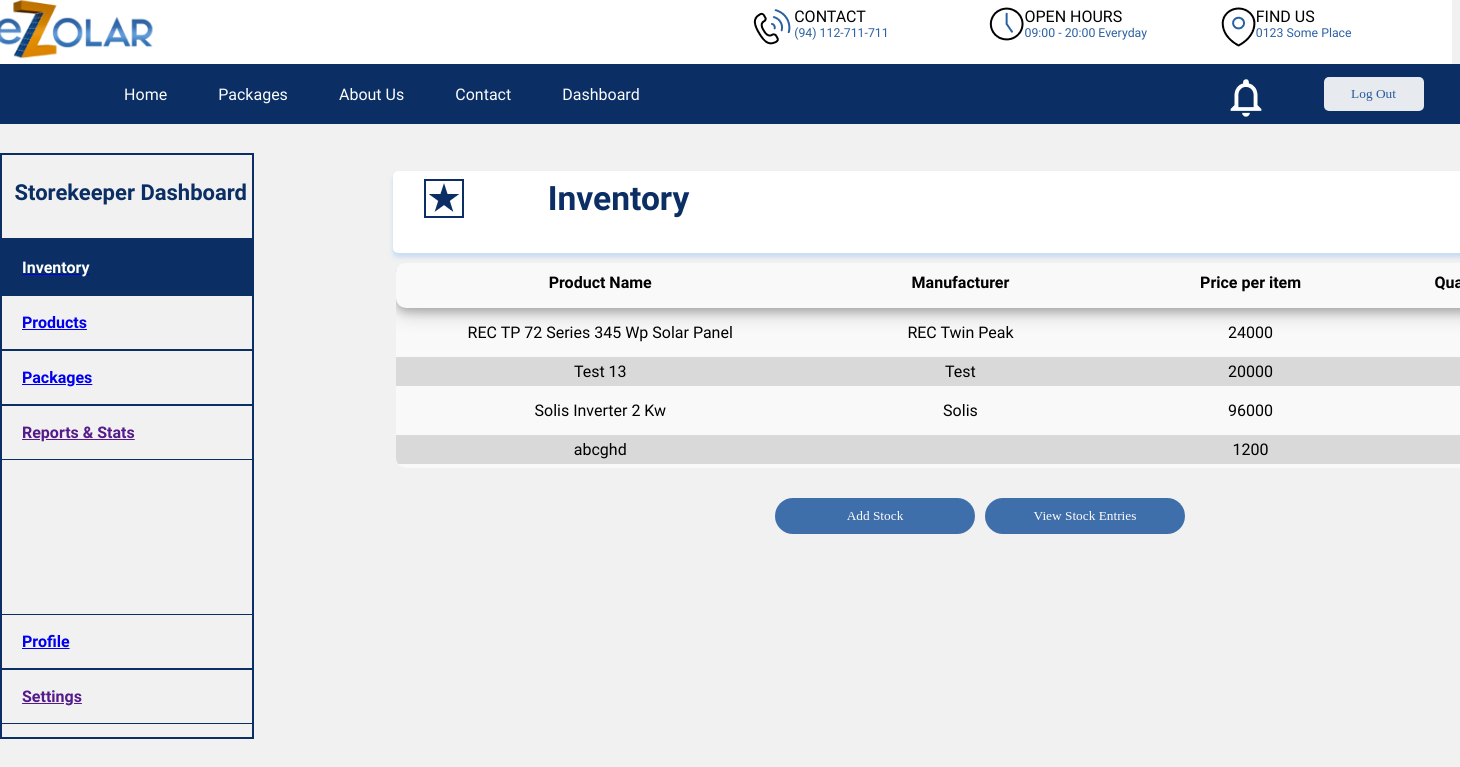
The app's page /Inventory (signed in) with its own data.
### tables this page shows
CREATE TABLE `product` (
  `productID` varchar(6) NOT NULL,
  `productName` varchar(100) NOT NULL,
  `cost` int(11) NOT NULL,
  `manufacturer` varchar(100) DEFAULT NULL,
  `quantity` int(11) NOT NULL DEFAULT 0
);

### app/controllers/Inventory.php (called while the page is built, shortened)
<?php
  class Inventory extends Controller {
    public function __construct(){
        $this->InventoryModel = $this->model('InventoryModel');
    }
    public function index(){
      $rows  = $this->InventoryModel-> getInventory();
      $data = [
        'title' => 'eZolar Inventory',
      ];
      $this->view('Storekeeper/inventory', $data);
    }
    }

### app/libraries/Core.php (called while the page is built, shortened)
<?php
  class Core {
    protected $currentMethod = 'index';
    public function __construct(){
      $url = $this->getUrl();
      if(isset($url[0])){
      if(file_exists('../app/controllers/' . ucwords($url[0]). '.php')){
        unset($url[0]);
      }
     }
      $this->currentController = new $this->currentController;
      $this->params = $url ? array_values($url) : [];
      call_user_func_array([$this->currentController, $this->currentMethod], $this->params);
    }
    public function getUrl(){
      if(isset($_GET['url'])){
        $url = rtrim($_GET['url'], '/');
        $url = filter_var($url, FILTER_SANITIZE_URL);
        $url = explode('/', $url);
        return $url;
      }
    }
  }

### public/index.php (called while the page is built, shortened)
<?php
  $init = new Core;

### app/libraries/Database.php (called while the page is built, shortened)
<?php
  class Database {
    private $host = DB_HOST;
    private $user = DB_USER;
    private $pass = DB_PASS;
    private $dbname = DB_NAME;
    private $dbh;
    private $stmt;
    public function __construct(){
      $dsn = 'mysql:host=' . $this->host . ';dbname=' . $this->dbname;
      $options = array(
        PDO::ATTR_PERSISTENT => true,
        PDO::ATTR_ERRMODE => PDO::ERRMODE_EXCEPTION
      );
      try{
        $this->dbh = new PDO($dsn, $this->user, $this->pass, $options);
      } catch(PDOException $e){
        $this->error = $e->getMessage();
        echo $this->error;
      }
    }
    public function query($sql){
      $this->stmt = $this->dbh->prepare($sql);
    }
    public function execute($params){
      return $this->stmt->execute($params);
    }
    public function resultSet($params){
      $this->execute($params);
      return $this->stmt->fetchAll(PDO::FETCH_OBJ);
    }
  }

### app/models/InventoryModel.php (called while the page is built, shortened)
<?php
  class InventoryModel {
    private $db;
    public function __construct(){
      $this->db = new Database;
    }
    public function getInventory(){
      $this->db->query('SELECT * FROM product');
      $row = $this->db->resultSet([]);
      return $row;
    }
  }

### app/views/Storekeeper/inventory.php (the view, shortened to what this page needs)
<?php
    require_once(__ROOT__.'/app/views/Includes/header.php');
    require_once(__ROOT__.'/app/views/Includes/navbar.php');
    require_once(__ROOT__.'/app/views/Includes/footer.php');
?>
<!DOCTYPE html>
<html lang="en">
<head>
    <link rel="stylesheet" href="\ezolar\public\css\storekeeper.dashboard.common.css">
    <link rel="stylesheet" href="\ezolar\public\css\products.css">
    <link rel="stylesheet" href="\ezolar\public\css\packages-advanced.css">
</head>
<body>
    <div class="sidebar">
        <div class="sidebar-heading">
            <b>Storekeeper Dashboard</b>
        </div>
        <div class="sidebar-link-container-group">
            <div class="sidebar-link-container-top">
                <a class="sidebar-anchor" href="/ezolar/Inventory"><div class="sidebar-link-container-selected">
                    Inventory
                </div></a>
                <a class="sidebar-anchor" href="/ezolar/Product"><div class="sidebar-link-container">
                    Products
                </div></a>
                <a class="sidebar-anchor" href="/ezolar/Package"><div class="sidebar-link-container">
                    Packages
                </div></a>
                <a class="sidebar-anchor" href=""><div class="sidebar-link-container">
                    Reports & Stats
                </div></a>
            </div>
            <div class="sidebar-link-container-bottom">
                <a class="sidebar-anchor" href="/ezolar/User/profile"><div class="sidebar-link-container">
                    Profile
                </div></a>
                <a class="sidebar-anchor" href=""><div class="sidebar-link-container">
                    Settings
                </div></a>
            </div>
        </div>
    </div>
    <div class="common-main-container">
        <div class="dashboard-common-main-topic">
            <div class="common-main-left-img">
                <a href=”” “text-decoration: none”>
                    <img src="\ezolar\public\img\storekeeper\Inventory.png" alt="Products-icon">
                </a>
            </div>
            <div class="common-main-txt">
                Inventory
            </div>
        </div>
        <div class="form-table-container">
                    <div class="form-table-header-container">
                        <span class="form-table-header-text inventory-col1"> Product Name</span>  <span class="form-table-header-text inventory-col2"> Manufacturer</span><span class="form-table-header-text inventory-col3"> Price per item</span> <span class="form-table-header-text inventory-col4"> Quantity</span>
                    </div>
                    <div class="form-table-body-container">
                                                <?php
                        $results = $_SESSION['rows'];
                        $counter = 0;
                        foreach($results as $product){
                            if ($counter == 1){
                                $styleClass = 'form-table-row-container-alt';
                            }else{
                                $styleClass = 'form-table-row-container';
                            };
                            echo '<div class="'.$styleClass.'">
                            <span class="form-table-row-text inventory-col1">'.$product -> productName.'</span>
                            <span class="form-table-row-text inventory-col2">'.$product -> manufacturer.'</span>
                            <span class="form-table-row-text inventory-col3">'.$product -> cost.'</span>
                            <span class="form-table-row-text inventory-col4">'.$product -> quantity.'</span>
                            </div>';
                            $counter = ($counter+1)%2;
                        }
                        ?>
                    </div>
                </div>
                <div class="form-button-container" style="justify-content:center;">
                <a href="/ezolar/Inventory/addStocksPage"><button class="form-submit-btn">Add Stock</button></a>
                <a href="/ezolar/Inventory/viewStocks"><button class="form-submit-btn">View Stock Entries</button></a>
            </div>
    </div>
</body>
</html>

### public/css/style.css (style rules this page uses)
body { font-family: 'work sans'; margin: 0; background-color: #F1F1F1; }
button { background-color: #2C61A3; color: white; padding: 14px 20px; margin: 8px 0; border: none; cursor: pointer; width: 91%; opacity: 0.9; font-family: 'Poppins'; font-style: normal; }
a { cursor: pointer; }

### public/css/customer.dashboard.common.css (style rules this page uses)
body { background-color: #F1F1F1; font-family: 'work sans'; }
.common-main-container { width: 100%; display: flex; margin: 0 2.5vh 0; flex-direction: column; justify-items: center; }
.dashboard-common-main-topic { padding: 0.5rem; background-color: white; width: 96%; display: flex; box-shadow: 0px 4px 4px rgb(155 200 245 / 50%); justify-items: center; justify-content: space-between; flex-direction: row; border-radius: 5px; }
.common-main-txt { color: #0B2F64; font-size: 210%; font-weight: bold; }

### public/css/storekeeper.dashboard.common.css (style rules this page uses)
body { font-family: 'work sans'; }
.sidebar { position: absolute; width: 250px; height: calc(100% - 218px); margin-top: 74px; left: 0; background: linear-gradient(268.65deg, #F1F1F1 0.5%, rgba(255, 255, 255, 0) 56.69%); mix-blend-mode: normal; border: 2px solid #0B2F64; color: #0B2F64; font-weight: bold !important; overflow-y: scroll; overflow-x: hidden; }
.sidebar-heading { margin-top: 10px; padding-top: 15px; padding-left: 5%; font-size: 22px; height: 10%; border-bottom: 2px solid #0B2F64; }
.sidebar-link-container { display: block; padding-top: 17px; padding-bottom: 17px; padding-left: 8%; border-bottom: 1px solid #0B2F64; border-top: 1px solid #0B2F64; }
.sidebar-link-container-selected { display: block; padding-top: 17px; padding-bottom: 17px; padding-left: 8%; border-bottom: 1px solid #0B2F64; border-top: 1px solid #0B2F64; color: #ffffff; background-color: #0b2f64; }
.sidebar-link-container-group { display: flex; flex-direction: column; justify-content: space-between; height: calc(100% - 98px); }
.sidebar-link-container-top { display: block; }
.sidebar-link-container-bottom { display: block; }
.common-main-container { display: grid; margin: 7.8vh; justify-items: center; margin-left: 250px; }
.dashboard-common-main-topic { align-self: center; display: flex; margin-left: 10px; margin-top: 30px; width: 80%; }
.common-main-left-img { margin-left: 2%; }
.common-main-txt { margin-right: 30%; color: #0B2F64; font-size: 210%; font-weight: bold; margin-left: 2%; width: 45%; }

### public/css/packages-advanced.css (style rules this page uses)
.form-button-container { width: 80%; display: flex; justify-content: space-between; overflow: auto; margin-bottom: 10px; }
.form-submit-btn { display: inline-block; width: 200px; min-width: 100px; padding: 10px; background: #2C61A3; font-weight: medium; text-decoration: none; color: #FFFFFF; border: none ; border-radius: 20px; margin-top: 20px; margin-inline: 5px; }
.form-table-container { background: #F9F9F9; min-height: 180px; min-width: 350px; width: 80%; overflow: hidden; border: none; border-radius: 10px; margin-top: 10px; margin-bottom: 10px; }
.form-table-header-container { width: 100%; display: flex; justify-content: space-evenly; overflow: auto; margin-bottom: 10px; background: #F9F9F9; border-radius: 10px; margin-top: -5px; height: 50px; box-shadow: 0 4px 8px 0 rgba(0, 0, 0, 0.2), 0 6px 20px 0 rgba(0, 0, 0, 0.19); }
.form-table-header-text { margin-inline: 10px; font-weight: bold; margin-top: 15px; text-align: center; }
.form-table-body-container { overflow-x: hidden; overflow-y: scroll; height: 150px; }
.form-table-row-container { width: 100%; display: flex; justify-content: space-evenly; overflow: auto; margin-bottom: 10px; }
.form-table-row-container-alt { width: 100%; display: flex; justify-content: space-evenly; overflow: auto; margin-bottom: 10px; background: #d9d9d9; }
.form-table-row-text { margin-inline: 10px; margin-top: 5px; margin-bottom:5px; text-align: center; }
.inventory-col1 { width :30%; }
.inventory-col2 { width :25%; }
.inventory-col3 { width :18%; }
.inventory-col4 { width :12%; }

### records on screen
product: productName "REC TP 72 Series 345 Wp Solar Panel", manufacturer "REC Twin Peak", cost "24000"
product: productName "Test 13", manufacturer "Test", cost "20000"
product: productName "Solis Inverter 2 Kw", manufacturer "Solis", cost "96000"
product: productName "abcghd", cost "1200"
